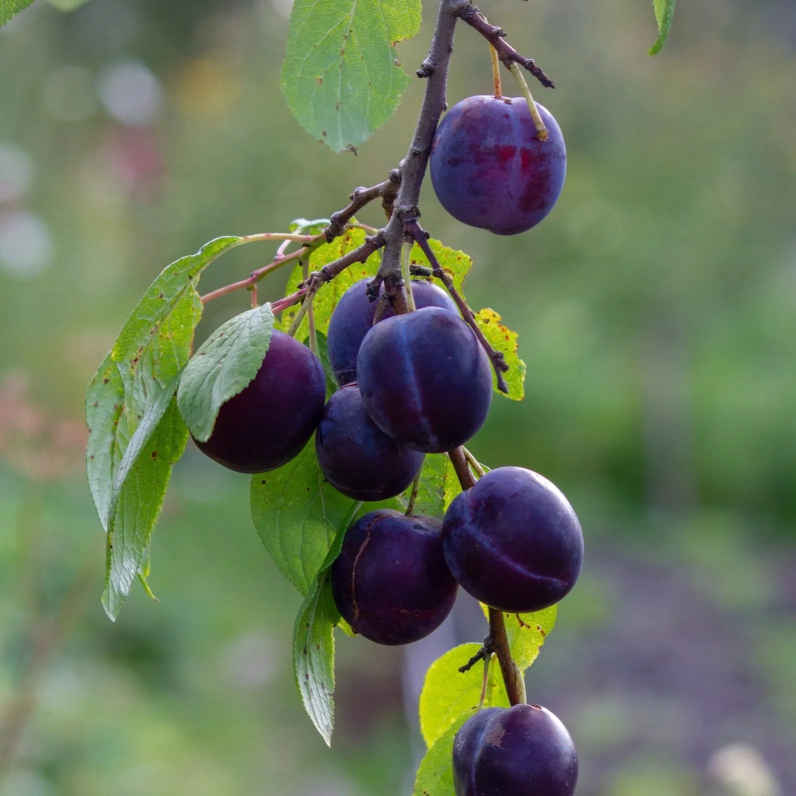
#> input picture data/testImage.jpg, 1592 x 1592 px, given in place of testVideo.mp4, which was not available (shown at 1/2 size)
$ python test_videos_opencv.py   (older library calls are emulated)
#> lines starting #> are read from the running program, lines starting #| are printed output that depends on the picture; after the words box and inside, x2 and y2 are one past the last pixel; in counts of white or black regions, pixels touching at a corner belong together; pictures that were not available may be replaced by others from this repository, and a replacement may not be noted
import cv2
import time

video_path = "data/testingOpenCV/testVideo.mp4"
video = cv2.VideoCapture(video_path)

actual_fps = video.get(cv2.CAP_PROP_FPS)
print("Actual FPS of the video: ", actual_fps)

frame_count = 0
frame_count_function = int(video.get(cv2.CAP_PROP_FRAME_COUNT))
print("Total frames in the video: ", frame_count_function)

duration = frame_count_function / actual_fps
print("Duration of the video (in seconds): ", duration)

prev_time = 0

while True:
    ret, frame = video.read()
#> frame is the input picture: shape (1592, 1592, 3); mean B, G, R 90.9, 115.9, 103.8

    if not ret:
        break

    current_time = time.time()


    """Rotate frame by 180 degrees"""
    frame = cv2.rotate(frame, cv2.ROTATE_180)
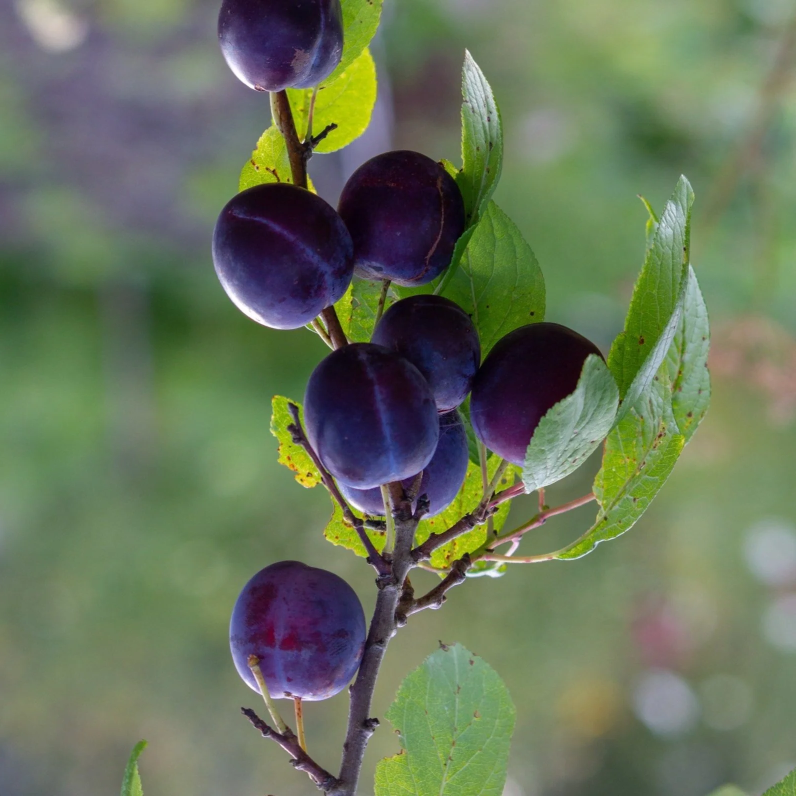
#> frame: shape (1592, 1592, 3) (shown at 1/2 size); mean B, G, R 90.9, 115.9, 103.8
    #print("Frame shape:", frame.shape)

    frame_count += 1

    """Calculating FPS"""
    fps = 1/(current_time-prev_time + 1e-6)
    prev_time = current_time
    cv2.putText(frame, f"FPS: {int(fps)}", (10, 30), cv2.FONT_HERSHEY_SIMPLEX, 1, (0, 255, 0), 2)
#> frame: shape (1592, 1592, 3); 0.03% of pixels changed, all inside (x1, y1, x2, y2) = (13, 8, 114, 32)

    """Option 1 for resizing by half"""
    #resize_frame = cv2.resize(frame, (frame.shape[1]//2, frame.shape[0]//2))

    """Option 2 for resizing by half"""
    resize_frame = cv2.resize(frame, None, fx = 0.5, fy = 0.5)
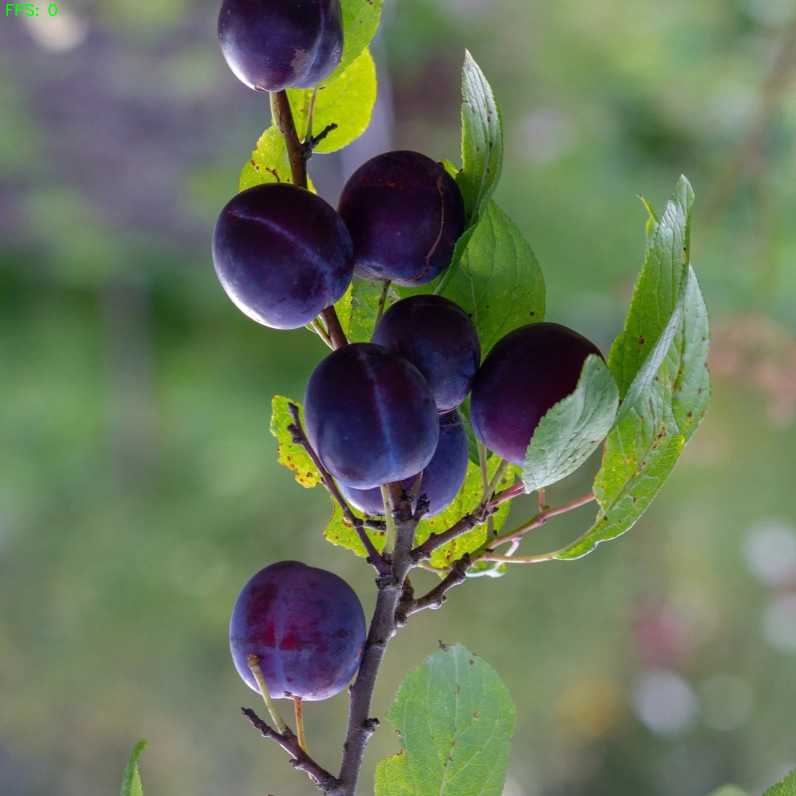
#> resize_frame: shape (796, 796, 3); mean B, G, R 91, 116.1, 103.9

    """Convert to grayscale"""
    #grey_frame = cv2.cvtColor(resize_frame, cv2.COLOR_BGR2GRAY)

    """Blurring"""
    #blur_frame = cv2.GaussianBlur(resize_frame, (11,11), 0)

    """Cropping Frames"""
    #cropped_frame = resize_frame[100:600,200:900]

    """Threshold the frames"""
    #_, threshold_frame = cv2.threshold(grey_frame, 50, 255, cv2.THRESH_BINARY)

    """Edge detection"""
    """Canny Edge Detection"""
    #canny_frame = cv2.Canny(grey_frame, 60, 200)

    """Sobel Edge Detection"""
    # [4 lines of commented-out code are left out]

    """Region of Interest (ROI) work"""
    roi = resize_frame[400:500, 100:400]
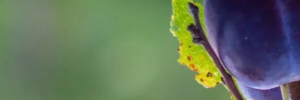
#> roi: shape (100, 300, 3); mean B, G, R 93.7, 116.2, 100.3
    roi_grey = cv2.cvtColor(roi, cv2.COLOR_BGR2GRAY)
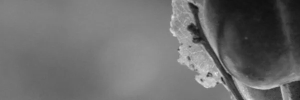
#> roi_grey: shape (100, 300); min 16, max 232, mean 108.9
    roi_grey_blur = cv2.GaussianBlur(roi_grey, (5,5), 0)
    roi_grey_blur_canny = cv2.Canny(roi_grey_blur, 1, 125)
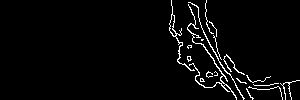
#> roi_grey_blur_canny: shape (100, 300); 3.3% white in thin lines or dots, all inside (x1, y1, x2, y2) = (169, 0, 300, 100)

    contours, _ = cv2.findContours(roi_grey_blur_canny, cv2.RETR_EXTERNAL, cv2.CHAIN_APPROX_SIMPLE)
#> contours = 19 contours, 15 with area under 20; largest, box (x1, y1, x2, y2) and area: (169, 0, 195, 71) 106, (187, 4, 237, 100) 90, (188, 2, 245, 100) 40, (223, 54, 245, 75) 20
    contour_image = roi.copy()
    cv2.drawContours(contour_image, contours, -1, (0, 255, 0), 2)
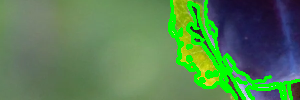
#> contour_image: shape (100, 300, 3); 10.22% of pixels changed, all inside (x1, y1, x2, y2) = (168, 0, 300, 100)


    """Displaying the frames"""
    cv2.imshow("Video", resize_frame)
    # [8 lines of commented-out code are left out]
    cv2.imshow("Contours", contour_image)

    if cv2.waitKey(int(1000/actual_fps)) & 0xFF == ord('q'):
#> (key q is pressed here)
        break

print("Total frames processed: ", frame_count)
video.release()
cv2.destroyAllWindows()
